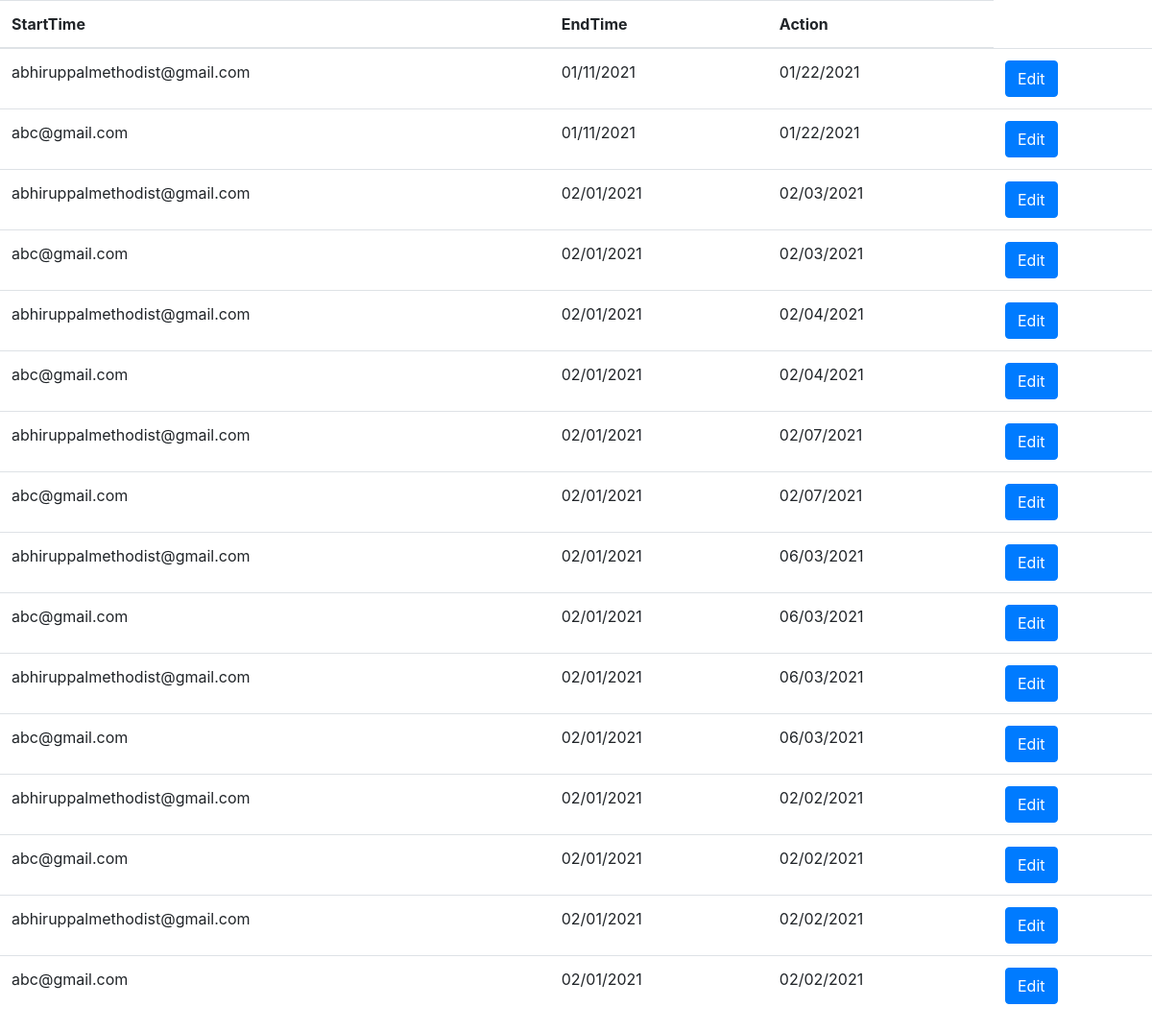
/view, run on the app's committed database.
### meeting/models.py (models this page shows)
class Interviewee(models.Model):
    name = models.CharField(max_length=200)
    email = models.EmailField()

### meeting/views.py (the view)
# urls.py: path("view", views.readInterviewsView),
@require_GET
def readInterviewsView(request: HttpRequest) -> HttpResponse:
    allInterviews = Interview.objects.all().select_related("interviewee")
    interviewList = []
    for interview in allInterviews:
        interviewList.append(
            {
                "starttime": datetime.fromtimestamp(interview.starttime).strftime(
                    "%m/%d/%Y"
                ),
                "endtime": datetime.fromtimestamp(interview.endtime).strftime(
                    "%m/%d/%Y"
                ),
                "interviewId": interview.interviewId,
                "email": interview.interviewee.email,
            }
        )
    return render(
        request, "readInterview.html", context={"allInterviews": interviewList}
    )

### templates/readInterview.html (shortened to what this page needs)
<!DOCTYPE html>
<html lang="en">
  <head>
    {% load static %}
    <link
      rel="stylesheet"
      href="https://stackpath.bootstrapcdn.com/bootstrap/4.1.3/css/bootstrap.min.css"
    />
    <link
      rel="stylesheet"
      href="https://cdnjs.cloudflare.com/ajax/libs/bootstrap-datepicker/1.9.0/css/bootstrap-datepicker.min.css"
    />
    <link
      href="{% static 'css/index.css' %}"
      rel="stylesheet"
      type="text/css"
    />
  </head>
  <body>
    <table class="table">
      <thead>
        <tr>
          <th scope="col">StartTime</th>
          <th scope="col">EndTime</th>
          <th scope="col">Action</th>
        </tr>
      </thead>
      <tbody>
        {% for interview in allInterviews %}
        <tr>
          <td>{{ interview.email }}</td>
          <td>{{interview.starttime}}</td>
          <td>{{interview.endtime}}</td>
          <td>
            <a href="/?interviewId={{interview.interviewId}}">
              <button class="btn btn-primary">Edit</button>
            </a>
          </td>
        </tr>
        {% endfor %}
      </tbody>
    </table>
  </body>
</html>

### data on the page
Interviewee: email "abhiruppalmethodist@gmail.com" "abhiruppalmethodist@gmail.com" "abhiruppalmethodist@gmail.com" "abhiruppalmethodist@gmail.com" "abhiruppalmethodist@gmail.com" "abhiruppalmethodist@gmail.com" "abhiruppalmethodist@gmail.com" "abhiruppalmethodist@gmail.com"
Interviewee: email "abc@gmail.com" "abc@gmail.com" "abc@gmail.com" "abc@gmail.com" "abc@gmail.com" "abc@gmail.com" "abc@gmail.com" "abc@gmail.com"

### other printed values
{{ interview.starttime }} "01/11/2021" "01/11/2021" "02/01/2021" "02/01/2021" "02/01/2021" "02/01/2021" "02/01/2021" "02/01/2021" "02/01/2021" "02/01/2021" "02/01/2021" "02/01/2021" "02/01/2021" "02/01/2021" "02/01/2021" "02/01/2021"
{{ interview.endtime }} "01/22/2021" "01/22/2021" "02/03/2021" "02/03/2021" "02/04/2021" "02/04/2021" "02/07/2021" "02/07/2021" "06/03/2021" "06/03/2021" "06/03/2021" "06/03/2021" "02/02/2021" "02/02/2021" "02/02/2021" "02/02/2021"
